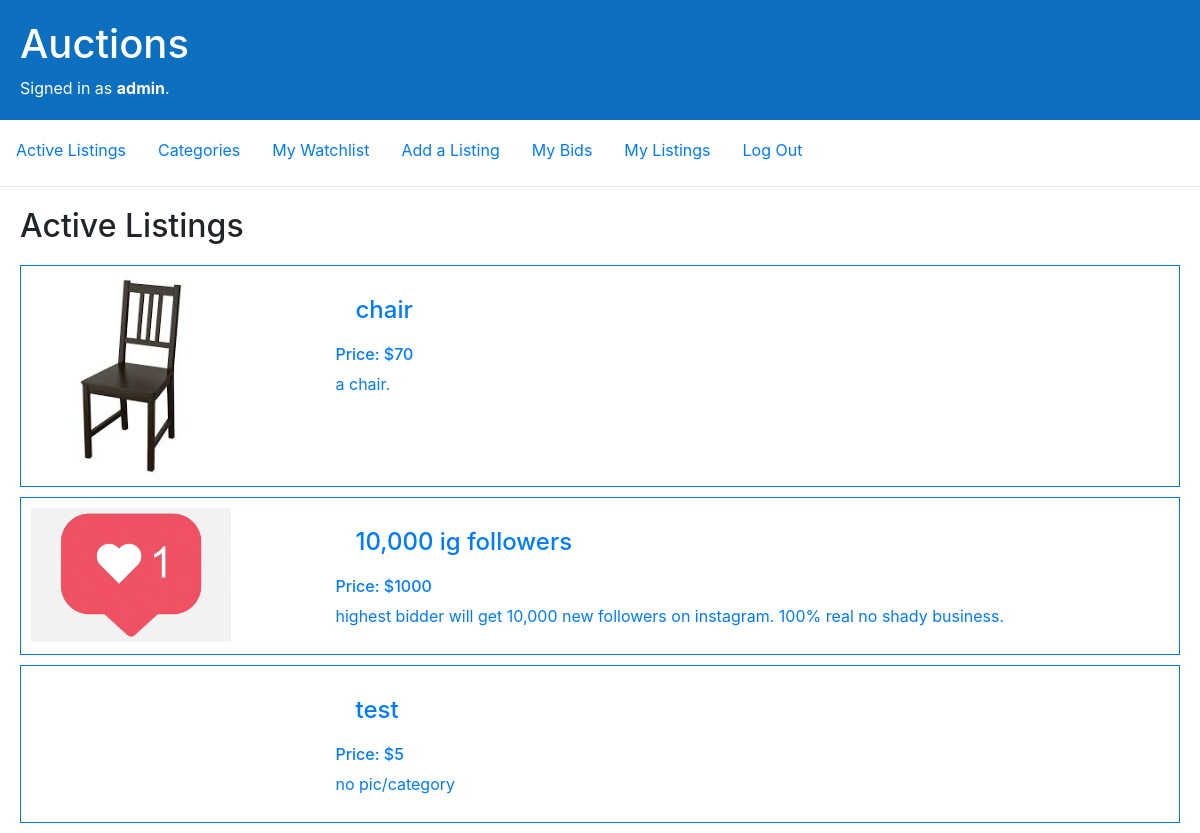
The page / (signed in) on the database its author committed.
### auctions/models.py (models this page shows, shortened)
class User(AbstractUser, models.Model):
    watchlist = models.ManyToManyField(Listing, blank=True, related_name="watchlist_users")
    bids = models.ManyToManyField(Listing, blank=True, related_name="bid_users")

class Listing(models.Model):
    title = models.CharField(max_length=64)
    description = models.TextField(max_length=500)
    price = models.PositiveIntegerField()
    image = models.ImageField(upload_to="listing_images", blank=True, null=True)
    category = models.ForeignKey(Category, blank=True, null=True, on_delete=models.SET_NULL, related_name="listing")
    creator = models.ForeignKey('User', null=True, on_delete=models.CASCADE, related_name="listings")
    is_closed = models.BooleanField(default=False)

### auctions/views.py (the view)
# urls.py: path("", views.index, name="index"),
def index(request):
    return render(request, "auctions/index.html", {
        "listings": Listing.objects.filter(is_closed=False)
    })

### auctions/templates/auctions/index.html (shortened to what this page needs)
{% extends "auctions/layout.html" %}
{% block body %}
    {% if name %}
        <h2>{{ name }}</h2>
    {% else %}
        <h2>Active Listings</h2>
    {% endif %}
    {% for listing in listings %}
      <a href="{% url 'view_listing' listing.id %}">
        <div class="listing_block">
            <div class="img_container">
            {% if listing.image %}
                <img src="{{ listing.image.url }}"/>
            {% endif %}
            </div>
            <div class="listing_info">
                <h4>{{ listing.title }}
                </h4>
                <h6>Price: ${{ listing.price }}</h6>
                <p>{{ listing.description }}</p>
            </div>
        </div>
      </a>
    {% empty %}
        <h4>No Listings!</h4>
    {% endfor %}
{% endblock %}

### auctions/templates/auctions/layout.html (shortened to what this page needs)
{% load static %}
<!DOCTYPE html>
<html lang="en">
    <head>
        <link rel="stylesheet" href="https://stackpath.bootstrapcdn.com/bootstrap/4.4.1/css/bootstrap.min.css">
        <link href="{% static 'auctions/styles.css' %}" rel="stylesheet">
    </head>
    <body>
        <div class="header">
        <h1>Auctions</h1>
            {% if user.is_authenticated %}
                Signed in as <strong>{{ user.username }}</strong>.
            {% else %}
                Not signed in.
            {% endif %}
        </div>
        <ul class="nav">
            <li class="nav-item">
                <a class="nav-link" href="{% url 'index' %}">Active Listings</a>
            </li>
            <li class="nav-item">
                <a class="nav-link" href="{% url 'view_categories' %}">Categories</a>
            </li>
            {% if user.is_authenticated %}
                <li class="nav-item">
                    <a class="nav-link" href="{% url 'watchlist' request.user.id %}">My Watchlist</a>
                </li>
                <li class="nav-item">
                    <a class="nav-link" href="{% url 'create_listing' %}">Add a Listing</a>
                </li>
                <li class="nav-item">
                    <a class="nav-link" href="{% url 'my_bids' request.user.id %}">My Bids</a>
                </li>
                <li class="nav-item">
                    <a class="nav-link" href="{% url 'my_listings' request.user.id %}">My Listings</a>
                </li>
                <li class="nav-item">
                    <a class="nav-link" href="{% url 'logout' %}">Log Out</a>
                </li>
            {% endif %}
        </ul>
        <hr>
        {% block body %}
        {% endblock %}
    </body>
</html>

### auctions/static/auctions/styles.css (style rules this page uses)
a { display: block; }
h2, h4 { margin: 20px; }
.header { background-color: #0C6FC0; color: #FFFFFF; overflow: hidden; padding:20px; }
.nav { margin-top: 10px; }
.listing_block { border: 1px solid; padding: 10px; margin: 10px 20px; }
.img_container { display: inline-block; width: 200px; }
img { max-height: 250px; max-width: 200px; }
.listing_info { height: 100%; margin-left: 100px; display: inline-block; vertical-align: top; }

### rows shown on the page
User: username "admin"
Listing: image (picture), title "chair", price "70", description "a chair."
Listing: image (picture), title "10,000 ig followers", price "1000", description "highest bidder will get 10,000 new followers on instagram. 100% real no shady business."
Listing: title "test", price "5", description "no pic/category"
